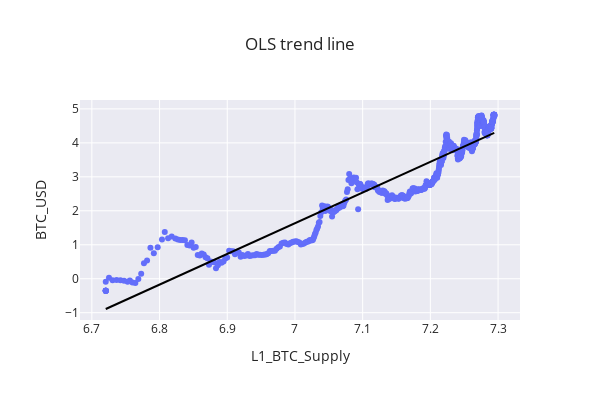
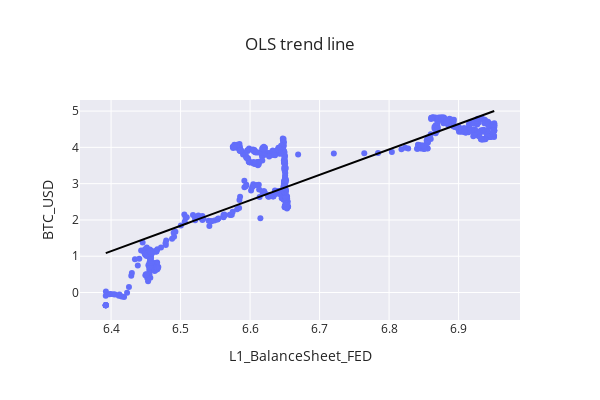
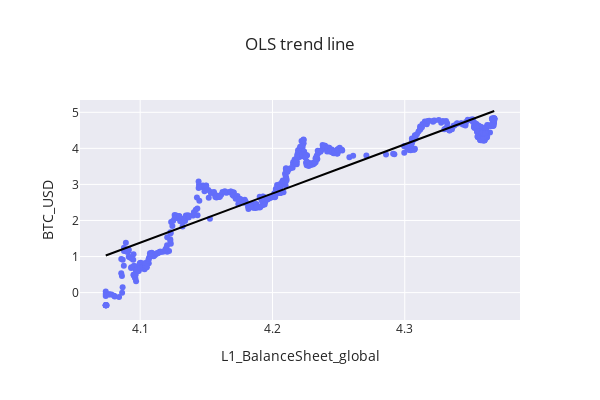
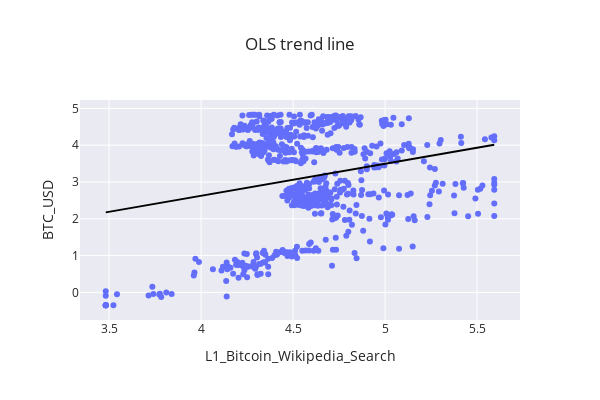

The cell these charts' notebook holds for them, in order:
### Code cell
dependent_variable = "BTC_USD"

check_linearity(lagged_df, dependent_variable)

### Figure 1 — Plotly figure (JSON) as saved in the notebook; plotly's stock layout.template omitted (floating-point values rounded to 4 significant figures; data arrays with more than 128 entries replaced by an {"elided": "..."} marker saying what was removed)
{"data": [{"hovertemplate": "x=%{x}<br>y=%{y}<extra></extra>", "legendgroup": "", "marker": {"color": "#636efa", "symbol": "circle"}, "mode": "markers", "name": "", "orientation": "v", "showlegend": false, "type": "scatter", "x": {"elided": "707 float values"}, "xaxis": "x", "y": {"elided": "707 float values"}, "yaxis": "y"}, {"hovertemplate": "<b>OLS trendline</b><br>y = 9.03742 * x + -61.6268<br>R<sup>2</sup>=0.894885<br><br>x=%{x}<br>y=%{y} <b>(trend)</b><extra></extra>", "legendgroup": "", "line": {"color": "black"}, "marker": {"color": "#636efa", "symbol": "circle"}, "mode": "lines", "name": "", "showlegend": false, "type": "scatter", "x": {"elided": "707 float values"}, "xaxis": "x", "y": {"elided": "707 float values"}, "yaxis": "y"}], "layout": {"height": 400, "legend": {"tracegroupgap": 0}, "title": {"text": "OLS trend line"}, "width": 600, "xaxis": {"anchor": "y", "domain": [0, 1], "title": {"text": "L1_BTC_Supply"}}, "yaxis": {"anchor": "x", "domain": [0, 1], "title": {"text": "BTC_USD"}}}}

### Figure 2 — Plotly figure (JSON) as saved in the notebook; plotly's stock layout.template omitted (floating-point values rounded to 4 significant figures; data arrays with more than 128 entries replaced by an {"elided": "..."} marker saying what was removed)
{"data": [{"hovertemplate": "x=%{x}<br>y=%{y}<extra></extra>", "legendgroup": "", "marker": {"color": "#636efa", "symbol": "circle"}, "mode": "markers", "name": "", "orientation": "v", "showlegend": false, "type": "scatter", "x": {"elided": "707 float values"}, "xaxis": "x", "y": {"elided": "707 float values"}, "yaxis": "y"}, {"hovertemplate": "<b>OLS trendline</b><br>y = 7.00565 * x + -43.6955<br>R<sup>2</sup>=0.742125<br><br>x=%{x}<br>y=%{y} <b>(trend)</b><extra></extra>", "legendgroup": "", "line": {"color": "black"}, "marker": {"color": "#636efa", "symbol": "circle"}, "mode": "lines", "name": "", "showlegend": false, "type": "scatter", "x": {"elided": "707 float values"}, "xaxis": "x", "y": {"elided": "707 float values"}, "yaxis": "y"}], "layout": {"height": 400, "legend": {"tracegroupgap": 0}, "title": {"text": "OLS trend line"}, "width": 600, "xaxis": {"anchor": "y", "domain": [0, 1], "title": {"text": "L1_BalanceSheet_FED"}}, "yaxis": {"anchor": "x", "domain": [0, 1], "title": {"text": "BTC_USD"}}}}

### Figure 3 — Plotly figure (JSON) as saved in the notebook; plotly's stock layout.template omitted (floating-point values rounded to 4 significant figures; data arrays with more than 128 entries replaced by an {"elided": "..."} marker saying what was removed)
{"data": [{"hovertemplate": "x=%{x}<br>y=%{y}<extra></extra>", "legendgroup": "", "marker": {"color": "#636efa", "symbol": "circle"}, "mode": "markers", "name": "", "orientation": "v", "showlegend": false, "type": "scatter", "x": {"elided": "707 float values"}, "xaxis": "x", "y": {"elided": "707 float values"}, "yaxis": "y"}, {"hovertemplate": "<b>OLS trendline</b><br>y = 13.6496 * x + -54.5805<br>R<sup>2</sup>=0.853418<br><br>x=%{x}<br>y=%{y} <b>(trend)</b><extra></extra>", "legendgroup": "", "line": {"color": "black"}, "marker": {"color": "#636efa", "symbol": "circle"}, "mode": "lines", "name": "", "showlegend": false, "type": "scatter", "x": {"elided": "707 float values"}, "xaxis": "x", "y": {"elided": "707 float values"}, "yaxis": "y"}], "layout": {"height": 400, "legend": {"tracegroupgap": 0}, "title": {"text": "OLS trend line"}, "width": 600, "xaxis": {"anchor": "y", "domain": [0, 1], "title": {"text": "L1_BalanceSheet_global"}}, "yaxis": {"anchor": "x", "domain": [0, 1], "title": {"text": "BTC_USD"}}}}

### Figure 4 — Plotly figure (JSON) as saved in the notebook; plotly's stock layout.template omitted (floating-point values rounded to 4 significant figures; data arrays with more than 128 entries replaced by an {"elided": "..."} marker saying what was removed)
{"data": [{"hovertemplate": "x=%{x}<br>y=%{y}<extra></extra>", "legendgroup": "", "marker": {"color": "#636efa", "symbol": "circle"}, "mode": "markers", "name": "", "orientation": "v", "showlegend": false, "type": "scatter", "x": {"elided": "707 float values"}, "xaxis": "x", "y": {"elided": "707 float values"}, "yaxis": "y"}, {"hovertemplate": "<b>OLS trendline</b><br>y = 0.869431 * x + -0.853274<br>R<sup>2</sup>=0.049254<br><br>x=%{x}<br>y=%{y} <b>(trend)</b><extra></extra>", "legendgroup": "", "line": {"color": "black"}, "marker": {"color": "#636efa", "symbol": "circle"}, "mode": "lines", "name": "", "showlegend": false, "type": "scatter", "x": {"elided": "707 float values"}, "xaxis": "x", "y": {"elided": "707 float values"}, "yaxis": "y"}], "layout": {"height": 400, "legend": {"tracegroupgap": 0}, "title": {"text": "OLS trend line"}, "width": 600, "xaxis": {"anchor": "y", "domain": [0, 1], "title": {"text": "L1_Bitcoin_Wikipedia_Search"}}, "yaxis": {"anchor": "x", "domain": [0, 1], "title": {"text": "BTC_USD"}}}}
